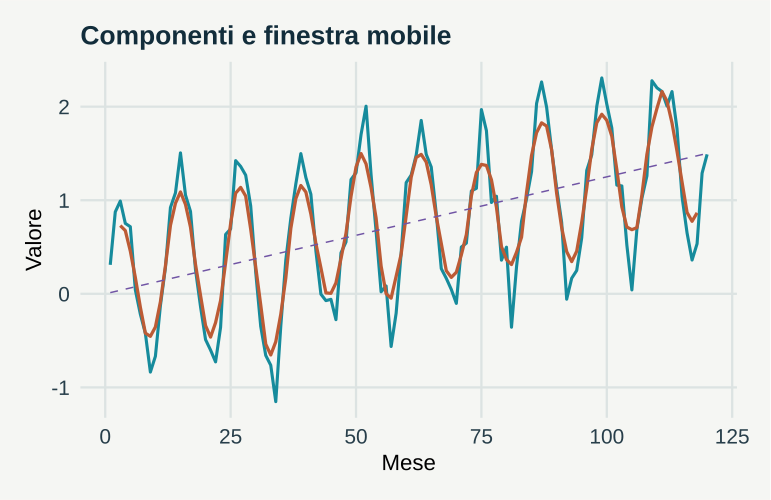

Generate this figure with R:
# GeoStat Lab — funzioni comuni. R >= 4.3; ggplot2 >= 3.4; jsonlite.
suppressPackageStartupMessages(library(ggplot2))
col_geo <- c('#168B9C','#BC5B35','#7054A4','#A17B19','#227864','#64748B')
theme_set(theme_minimal(base_size=17, base_family='sans') + theme(
  plot.background=element_rect(fill='#F5F6F3',colour=NA),
  panel.background=element_rect(fill='#F5F6F3',colour=NA),
  panel.grid.minor=element_blank(),panel.grid.major=element_line(colour='#DCE3E2'),
  plot.title=element_text(size=19,face='bold',colour='#122D3B'),
  plot.subtitle=element_text(size=13,colour='#405560',margin=margin(b=12)),
  axis.text=element_text(size=15,colour='#273E4A'),axis.title=element_text(size=16),
  legend.position='bottom',legend.title=element_blank(),legend.text=element_text(size=14),
  strip.text=element_text(size=15,face='bold'),plot.margin=margin(18,24,18,18)))
metric <- function(...) data.frame(grandezza=names(c(...)),valore=as.character(c(...)),check.names=FALSE)
f <- function(x,d=3) {out<-formatC(x,digits=d,format='fg');out[!is.finite(x)]<-'Non definito';out}
line_plot <- function(d,x='x',y='y',title='',xl=x,yl=y,group=NULL) {
 p<-ggplot(d,aes(x=.data[[x]],y=.data[[y]]))
 if(is.null(group)) p<-p+geom_line(colour=col_geo[1],linewidth=1.05) else p<-p+aes(colour=.data[[group]],group=.data[[group]])+geom_line(linewidth=1)+scale_colour_manual(values=col_geo)
 p+labs(title=title,x=xl,y=yl)
}
point_plot <- function(d,x='x',y='y',title='',xl=x,yl=y,group=NULL) {
 p<-ggplot(d,aes(x=.data[[x]],y=.data[[y]]))
 if(is.null(group))p<-p+geom_point(colour=col_geo[1],size=2.5,alpha=.8) else p<-p+aes(colour=.data[[group]])+geom_point(size=2.7,alpha=.85)+scale_colour_manual(values=col_geo)
 p+labs(title=title,x=xl,y=yl)
}
hist_plot<-function(x,title='',xl='Valore',bins=20)ggplot(data.frame(x=x),aes(x))+geom_histogram(bins=bins,fill=col_geo[1],colour='#F5F6F3')+labs(title=title,x=xl,y='Frequenza')
bar_plot<-function(d,x='gruppo',y='valore',title='',yl='Valore')ggplot(d,aes(x=.data[[x]],y=.data[[y]],fill=.data[[x]]))+geom_col(width=.65)+scale_fill_manual(values=rep(col_geo,length.out=length(unique(d[[x]])) ))+guides(fill='none')+labs(title=title,x=NULL,y=yl)
map_plot<-function(d,z='z',title='',xl='Est [km]',yl='Nord [km]')ggplot(d,aes(x,y,fill=.data[[z]]))+geom_raster()+coord_equal()+scale_fill_gradientn(colours=c('#153F56','#298C9C','#B8CDB2','#F1D889','#AD542F'))+labs(title=title,x=xl,y=yl)
acf_data<-function(x,lag=20){a<-acf(x,lag.max=min(lag,length(x)-1),plot=FALSE);data.frame(x=as.vector(a$lag)[-1],y=as.vector(a$acf)[-1])}
# AR(1), distribuzione marginale stazionaria N(0, 1).
ar_series<-function(n,rho){x<-numeric(n);x[1]<-rnorm(1);for(i in 2:n)x[i]<-rho*x[i-1]+sqrt(1-rho^2)*rnorm(1);x}
# Distanze euclidee in unità metriche già dichiarate; nessuna conversione implicita di CRS.
dist_cross<-function(a,b)sqrt(outer(a[,1],b[,1],'-')^2+outer(a[,2],b[,2],'-')^2)
# Predittore IDW: i punti coincidenti ricevono esattamente il valore osservato.
idw<-function(xy,z,new,power=2){dd<-dist_cross(new,xy);apply(dd,1,function(d)if(any(d<1e-10))mean(z[d<1e-10])else weighted.mean(z,d^(-power)))}
# CART didattico binario: divisioni assiali che minimizzano l'impurità di Gini.
cart_fit<-function(x,y,depth=2,minleaf=4){
 node<-list(p=mean(y),n=length(y));if(depth<1||length(unique(y))<2||length(y)<2*minleaf)return(node)
 best<-Inf
 for(j in seq_len(ncol(x))){v<-sort(unique(x[,j])); if(length(v)<2)next
  for(cut in (head(v,-1)+tail(v,-1))/2){left<-x[,j]<=cut;nl<-sum(left);nr<-sum(!left);if(min(nl,nr)<minleaf)next
   score<-nl*mean(y[left])*(1-mean(y[left]))+nr*mean(y[!left])*(1-mean(y[!left]))
   if(score<best){best<-score;node$j<-j;node$cut<-cut;split<-left}
  }
 }
 if(is.finite(best)){node$left<-cart_fit(x[split,,drop=FALSE],y[split],depth-1,minleaf);node$right<-cart_fit(x[!split,,drop=FALSE],y[!split],depth-1,minleaf)};node
}
cart_predict<-function(tree,x)apply(x,1,function(row){t<-tree;while(!is.null(t$j))t<-if(row[t$j]<=t$cut)t$left else t$right;t$p})

p <- list(k = 2, seed = 17)
set.seed(p$seed)

t <- 1:120

trend <- t/80

y <- trend + sin(2 * pi * t/12) + rnorm(120, sd = 0.2)

sm <- as.numeric(filter(y, rep(1/(2 * p$k + 1), 2 * p$k + 1), sides = 2))

data <- data.frame(x = t, y = y, media = sm, trend = trend)

plots <- list(line_plot(data, title = "Componenti e finestra mobile", xl = "Mese", yl = "Valore") + 
    geom_line(aes(y = media), colour = col_geo[2], linewidth = 1.1) + geom_line(aes(y = trend), 
    colour = col_geo[3], linetype = 2))

metrics <- metric(`Ampiezza finestra` = 2 * p$k + 1, `Valori senza finestra completa` = sum(is.na(sm)), 
    `RMSE rispetto al trend` = f(sqrt(mean((sm - trend)^2, na.rm = TRUE))))
print(metrics,row.names=FALSE)
ggplot2::ggsave('m09-smoothing-B.svg',plots[[1]],device=svglite::svglite,width=7.7,height=5.0,bg='#F8F6F1')
